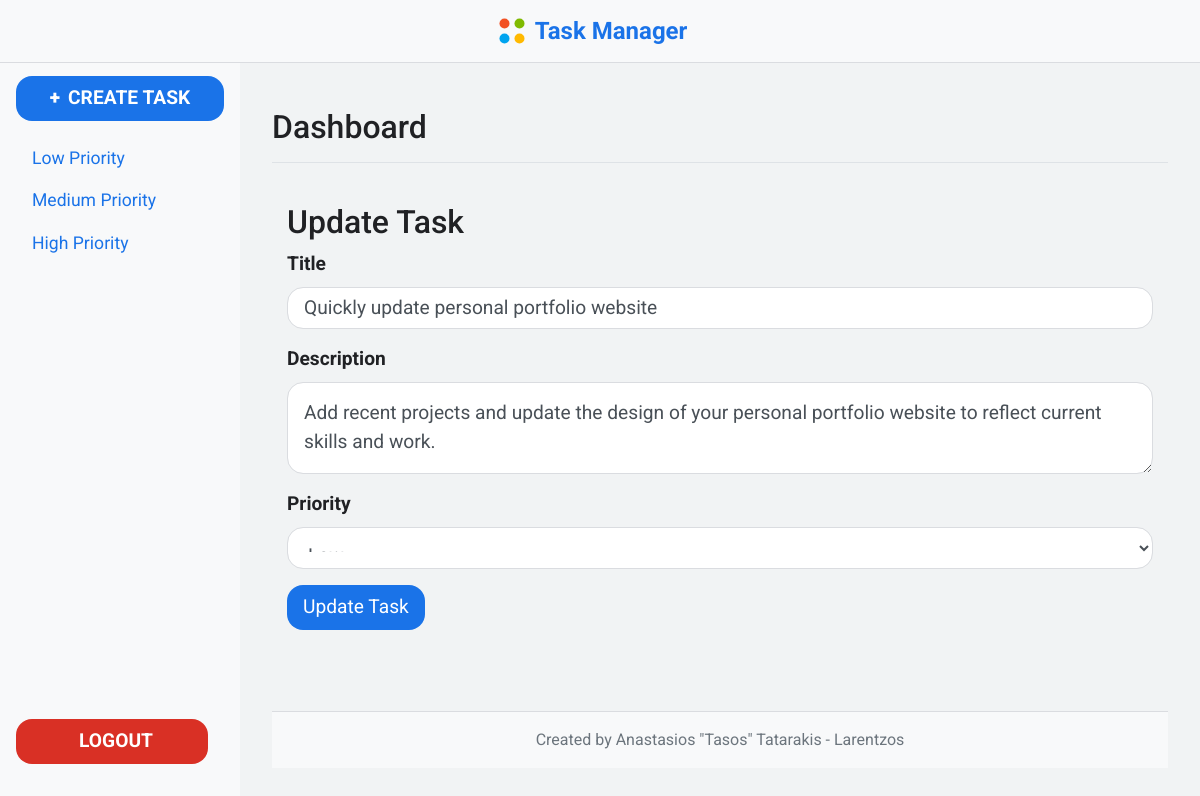
Page /update_task/3 (signed in) on the committed database.
### models/task.py (models this page shows, shortened)
class Task(db.Model):
    id = db.Column(db.Integer, primary_key=True)
    title = db.Column(db.String(100), nullable=False)
    description = db.Column(db.Text, nullable=False)
    priority = db.Column(db.String(10), nullable=False)
    user_id = db.Column(db.Integer, db.ForeignKey('user.id'), nullable=False)
    completed = db.Column(db.Boolean, default=False, nullable=False)
    owner = db.relationship('User', backref=db.backref('tasks', lazy=True))

### routes/task_routes.py (the view)
@task_routes.route('/update_task/<int:task_id>', methods=['GET', 'POST'])
@login_required
def update_task(task_id):
    task = Task.query.get_or_404(task_id)
    if task.owner != current_user:
        return redirect(url_for('task.tasks'))
    form = TaskForm()
    if form.validate_on_submit():
        task.title = form.title.data
        task.description = form.description.data
        task.priority = form.priority.data
        db.session.commit()
        flash('Task updated!', 'success')
        return redirect(url_for('task.tasks'))
    elif request.method == 'GET':
        form.title.data = task.title
        form.description.data = task.description
        form.priority.data = task.priority
    return render_template('update_task.html', form=form)

### forms/task_forms.py
class TaskForm(FlaskForm):
    title = StringField('Title', validators=[DataRequired()])
    description = TextAreaField('Description')
    priority = SelectField('Priority', choices=[('Low', 'Low'), ('Normal', 'Normal'), ('High', 'High')], validators=[DataRequired()])
    submit = SubmitField('Create Task')

### app.py (called while the page is built)
@login_manager.user_loader
def load_user(user_id):
    return User.query.get(int(user_id))

### templates/update_task.html (shortened to what this page needs)
{% extends "base.html" %} {% block content %}
<div class="container mt-4">
  <h2>Update Task</h2>
  <form method="POST">
    <div class="form-group">
      {{ form.title.label(class="form-label") }} {{
      form.title(class="form-control") }}
    </div>
    <div class="form-group">
      {{ form.description.label(class="form-label") }} {{
      form.description(class="form-control") }}
    </div>
    <div class="form-group">
      {{ form.priority.label(class="form-label") }} {{
      form.priority(class="form-control") }}
    </div>
    <button type="submit" class="btn btn-primary">Update Task</button>
  </form>
</div>
{% endblock %}

### static/CSS/base.css (style rules this page uses)
body { background-color: #f1f3f4; font-family: "Roboto", sans-serif; color: #202124; margin: 0; padding: 0; display: flex; flex-direction: column; min-height: 100vh; }

### static/CSS/main_content.css (style rules this page uses)
body { background-color: #f1f3f4; font-family: "Roboto", sans-serif; color: #202124; margin: 0; padding: 0; display: flex; flex-direction: column; min-height: 100vh; }
.form-label { font-size: 1.2rem; font-weight: bold; }
.form-control { font-size: 1.2rem; padding: 1rem; border-radius: 1rem; border: 1px solid #dadce0; }
.btn { font-size: 1.2rem; padding: 0.5rem 1rem; border-radius: 1rem; transition: background-color 0.3s ease; }
.btn-primary { background-color: #1a73e8; border: none; }

### rows in the picture
Task: title "Quickly update personal portfolio website", description "Add recent projects and update the design of your personal portfolio website to reflect current skills and work.", priority "Low"
